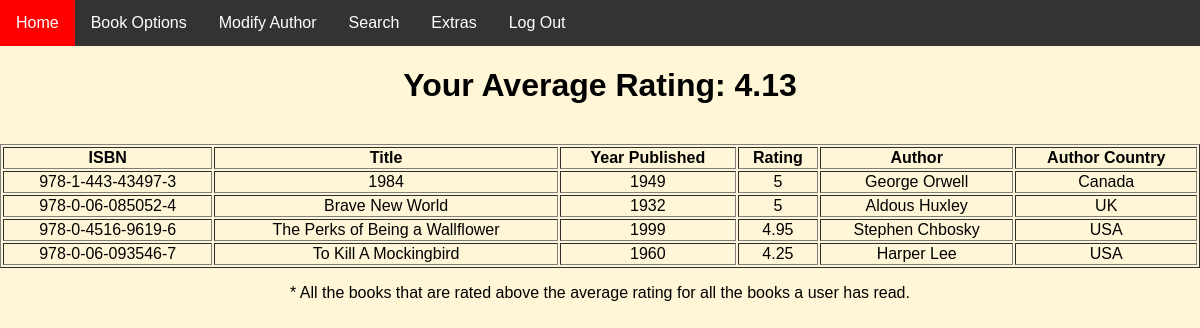
Screenshot of /aboveAverageBooks (signed in) with the database file from the repository.
### tables this page shows
CREATE TABLE Author (
    AuthorId INTEGER PRIMARY KEY AUTOINCREMENT,
    Country NVARCHAR(56) NOT NULL,
    FirstName NVARCHAR(24) NOT NULL,
    LastName NVARCHAR(24) NOT NULL
);

CREATE TABLE Book (
    ISBN NVARCHAR(17) PRIMARY KEY NOT NULL,
    Title NVARCHAR(255) NOT NULL,
    YearPublished INTEGER NOT NULL
);

CREATE TABLE Reads (
    Rating NUMERIC(3,2) NOT NULL,
    ISBN NVARCHAR(17) NOT NULL,
    UserId INTEGER NOT NULL,
    CONSTRAINT fk_Reads_Book FOREIGN KEY (ISBN) REFERENCES Book(ISBN),
    CONSTRAINT fk_Reads_Reader FOREIGN KEY (UserId) REFERENCES Reader(UserId)
);

### FlaskSQLiteProject/intro.py (the view)
@app.route('/aboveAverageBooks', methods=['POST', 'GET'])
def aboveAvgBooks():
    error = None
    results = None
    data = 0
    try:
        results = db.aboveAvg(person.getUserId())
    except:
        error = "No Books"
    try:
        data = db.avgRate(person.getUserId())
    except:
        data = 0
    if data == None:
        data = 0
    return render_template('aboveAvg.html', error = error, results = results, data = data)

### FlaskSQLiteProject/database.py (called while the page is built)
    def aboveAvg(userId):
        cur = conn.cursor()
        cur.execute("""SELECT Book.ISBN, Title, YearPublished, Rating, FirstName, LastName, Country
                        FROM Reads JOIN Book JOIN Writes JOIN Author
                        ON Book.ISBN = Reads.ISBN
                        AND Writes.ISBN = Book.ISBN
                        AND Writes.AuthorId = Author.AuthorId
                        WHERE UserId =:uid
                        AND Rating > (SELECT round(avg(Rating),2)
                                        FROM Reads
                                        WHERE UserId =:uid)
                        ORDER BY Rating DESC, Title ASC""", {"uid": userId})
        data = cur.fetchall()
        return data

    def avgRate(userId):
        cur = conn.cursor()
        cur.execute("SELECT round(avg(Rating),2) FROM Reads WHERE UserId =:uid", {"uid": userId})
        data = cur.fetchall()
        for d in data:
            num = d[0]
        return num

### FlaskSQLiteProject/reader.py (called while the page is built)
    def getUserId(self):
        return self.userId

### FlaskSQLiteProject/templates/aboveAvg.html (shortened to what this page needs)
<html>
  <head>
    <link rel="stylesheet" href="{{ url_for('static', filename='css/style.css') }}">
  </head>
  <body>
    <div class="navbar">
      <a href = "{{ url_for('start') }}">Home</a>
      <div class="dropdown">
    	<button class="dropbtn">Book Options
        </button>
      </div>
      <a href = "{{ url_for('modifyAuthor') }}">Modify Author</a>
      <div class="dropdown">
    	<button class="dropbtn">Search
        </button>
      </div>
        <div class="dropdown">
    	<button class="dropbtn">Extras
        </button>
      </div>
      <a href = "{{ url_for('logout') }}">Log Out</a>
    </div>
    <h1 style="text-align:center">Your Average Rating: {{data}}</h1>
    {% if results %}
      <br>
      <table style="width:100%" border="1">
        <thead>
          <tr>
            <th>ISBN</th>
            <th>Title</th>
	    <th>Year Published</th>
	    <th>Rating</th>
            <th>Author</th>
	    <th>Author Country</th>
          </tr>
        </thead>
        {% for result in results%}
          <tr>
            <td style="text-align:center" >{{ result[0] }}</td>
            <td style="text-align:center" >{{ result[1] }}</td>
	    <td style="text-align:center" >{{ result[2] }}</td>
            <td style="text-align:center" >{{ result[3] }}</td>
	    <td style="text-align:center" >{{ result[4] + " " + result[5] }}</td>
	    <td style="text-align:center" >{{ result[6] }}</td>
          </tr>
        {% endfor %}
      </table>
     {% endif %}
     <p>* All the books that are rated above the average rating for all the books a user has read.</p>
  </body>
</html>

### FlaskSQLiteProject/static/css/style.css (style rules this page uses)
body { font-family: Arial, Helvetica, sans-serif; margin: 0; text-align: center; background-color:#fff5d7; }
.navbar { overflow: hidden; background-color: #333; }
.navbar a { float: left; font-size: 16px; color: white; text-align: center; padding: 14px 16px; text-decoration: none; }
.dropdown { float: left; overflow: hidden; }
.dropdown .dropbtn { font-size: 16px; border: none; outline: none; color: white; padding: 14px 16px; background-color: inherit; font-family: inherit; margin: 0; }

### rows the page displays
Author: ISBN "978-1-443-43497-3", Title "1984", YearPublished "1949", Rating "5", FirstName+LastName "George Orwell", Country "Canada"
Author: ISBN "978-0-06-085052-4", Title "Brave New World", YearPublished "1932", Rating "5", FirstName+LastName "Aldous Huxley", Country "UK"
Author: ISBN "978-0-4516-9619-6", Title "The Perks of Being a Wallflower", YearPublished "1999", Rating "4.95", FirstName+LastName "Stephen Chbosky", Country "USA"
Author: ISBN "978-0-06-093546-7", Title "To Kill A Mockingbird", YearPublished "1960", Rating "4.25", FirstName+LastName "Harper Lee", Country "USA"

### other values shown
{{ data }} "4.13"
